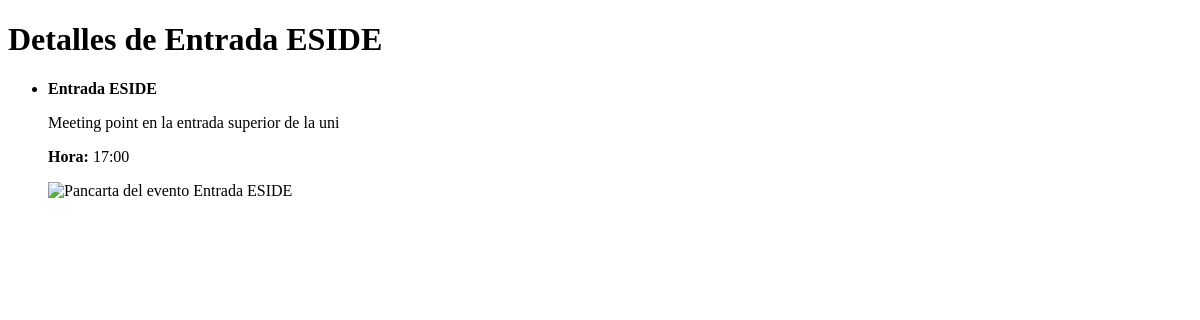
Page /ClubApp/actividades/12/ on the earlier database version.
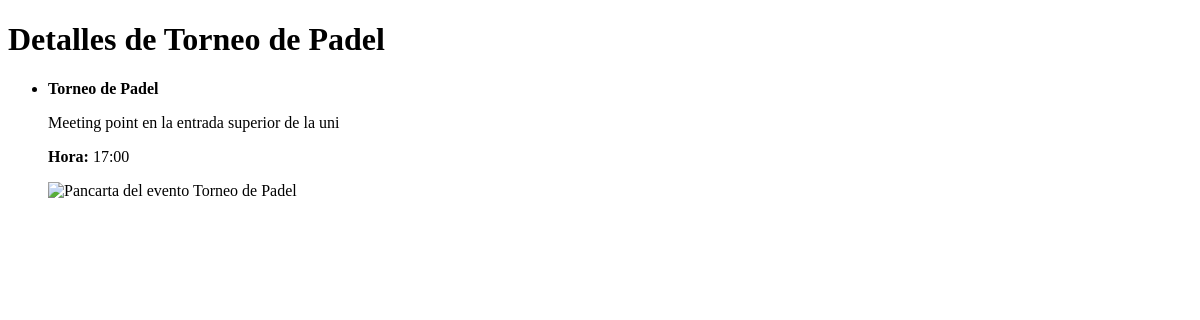
Same page on the later database version.
### ClubApp/models.py (models this page shows, shortened)
class Actividad(models.Model):
    nombre = models.CharField(max_length=100)
    descripcion = models.CharField(max_length=300)
    hora = models.CharField(max_length=15)
    foto = models.URLField(max_length=200) # Cambiara a array de fotos
    evento= models.ForeignKey(Evento, on_delete=models.CASCADE, related_name='actividades')
    class Meta:
        verbose_name = "Actividad"
        verbose_name_plural = "Actividades"

### ClubApp/views.py (the view)
# urls.py: path('actividades/<int:actividad_id>/', views.detalle_actividad, name='detalle_actividad'),
def detalle_actividad(request, actividad_id):
    actividad = get_object_or_404(Actividad, id = actividad_id)
    context = {'actividad' : actividad}
    return render(request,'detalle_actividad.html',context)

### ClubApp/templates/detalle_actividad.html (shortened to what this page needs)
<!DOCTYPE html>
<html lang="es">
<head>
</head>
<body>
    <h1>Detalles de {{actividad.nombre}}</h1>
    <ul>
        <li>
            <p><strong>{{actividad.nombre}}</strong></p>
            <p>{{actividad.descripcion}}</p>
            <p><strong>Hora: </strong>{{actividad.hora}}</p>
            <img src="{{ actividad.foto }}" alt="Pancarta del evento {{ actividad.nombre }}">
        </li>
    </ul>
</body>
</html>

Differences in the rows shown:
changed Actividad "Meeting point en la entrada superior de la uni": nombre "Entrada ESIDE" → "Torneo de Padel"
